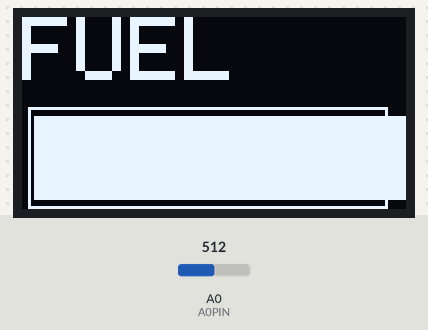
A sketch run on a simulated Arduino Uno, built with avr-gcc and run on an emulated ATmega328P. On the bench: 128×64 one-colour display. The test bench sets the inputs (shaded band); at power-on: A0 (A0PIN) = 512. What the sketch prints to the serial monitor is not drawn.

Above: at 1.2 s.
1.3 s: A0 (A0PIN) set to 306
At 6.7 s:
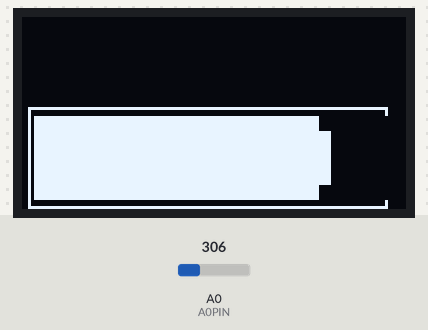
11.8 s: A0 (A0PIN) set to 122
At 16.1 s:
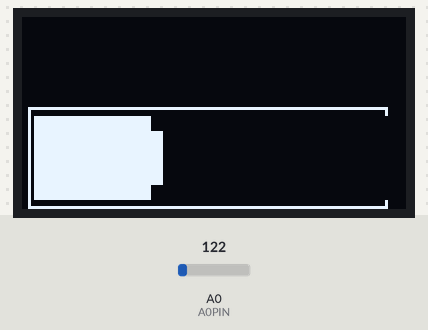
22.0 s: A0 (A0PIN) set to 95
At 26.8 s:
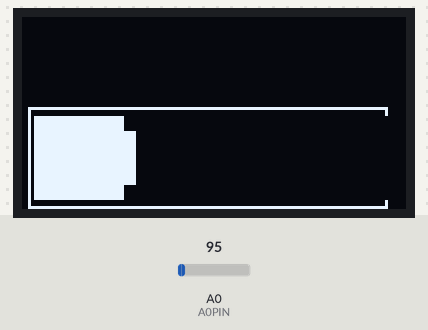
Timing chart, 0 to 28.3 s (numbered marks = the images above; inputs shaded):
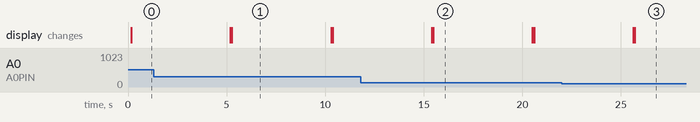

The sketch:

OLED_FUEL.ino
```cpp
#include <SPI.h>
#include <Wire.h>
#include <Adafruit_GFX.h>
#include <Adafruit_SSD1306.h>

#define OLED_MOSI 9
#define OLED_CLK 10
#define OLED_DC 11
#define OLED_CS 12
#define OLED_RESET 13
Adafruit_SSD1306 Display(OLED_MOSI, OLED_CLK, OLED_DC, OLED_RESET, OLED_CS);

#define NUMFLAKES 10
#define XPOS 0
#define YPOS 1
#define DELTAY 2

int A0PIN = 0;

#if (SSD1306_LCDHEIGHT != 64)
#error("Height incorrect, please fix Adafruit_SSD1306.h!");
#endif
void DrawBar(int reading);

void setup()   {
  Serial.begin(9600);
  // by default, we'll generate the high voltage from the 3.3v line internally! (neat!)
  Display.begin(SSD1306_SWITCHCAPVCC);
  Display.clearDisplay();
  DrawTitles(false);
  //DrawBar(readPotValue());
  Display.display();
}

void loop() {
   //Display.clearDisplay();
   DrawBar(readPotValue());
   delay(5000);
   Display.clearDisplay();
   //doDraw(512);
   //delay(5000);
}

int readPotValue(){
  return analogRead(A0PIN);
}

void DrawTitles(boolean fuelLow) {
  Display.setTextSize(3);
  Display.setTextColor(WHITE);
  Display.setCursor(0, 0);
  //if (fuelLow) {
  //  Display.println("FUEL LOW");
  //} else {
    Display.println("FUEL");
  //}
  Display.display();
}

void DrawBar(int inputReading){
  Display.drawRect(2,30,120,34,WHITE);
  Display.display();
  double readingAsPercentage = ((double)inputReading/388);
  double barWidth = 118*readingAsPercentage;
  Serial.print("Reading:");
  Serial.print(inputReading);
  printDouble(readingAsPercentage, 10);
  Serial.print(" Bar:");
  printDouble(barWidth, 10);

  Display.fillRect(4,33,118,28,BLACK);
  Display.display();
  Display.fillRect(4,33,barWidth+2,28,WHITE);
  Display.display();

  if (barWidth < 105 && barWidth > 10){
    Display.fillRect(barWidth+4,38,6,18,WHITE);
    Display.display();
  }
}

/*
 * Prints val with number of decimal places determine by precision
 * NOTE: precision is 1 followed by the number of zeros for the desired number of decimial places
 * example: printDouble( 3.1415, 100); // prints 3.14 (two decimal places)
 *
 */
void printDouble( double val, unsigned int precision){
   Serial.print (int(val));  //prints the int part
   Serial.print("."); // print the decimal point
   unsigned int frac;
   if(val >= 0)
       frac = (val - int(val)) * precision;
   else
       frac = (int(val)- val ) * precision;
   Serial.println(frac,DEC) ;
}
```

Measured:
- after the input at 11.8 s, the display: first differs from a run without the input after 3.7 s (image 2)
- after the input at 22.0 s, the display: first differs from a run without the input after 3.7 s (image 3)
- what the display in image 1 shows lasts 5.0 s, from 5.3 s to 10.3 s
